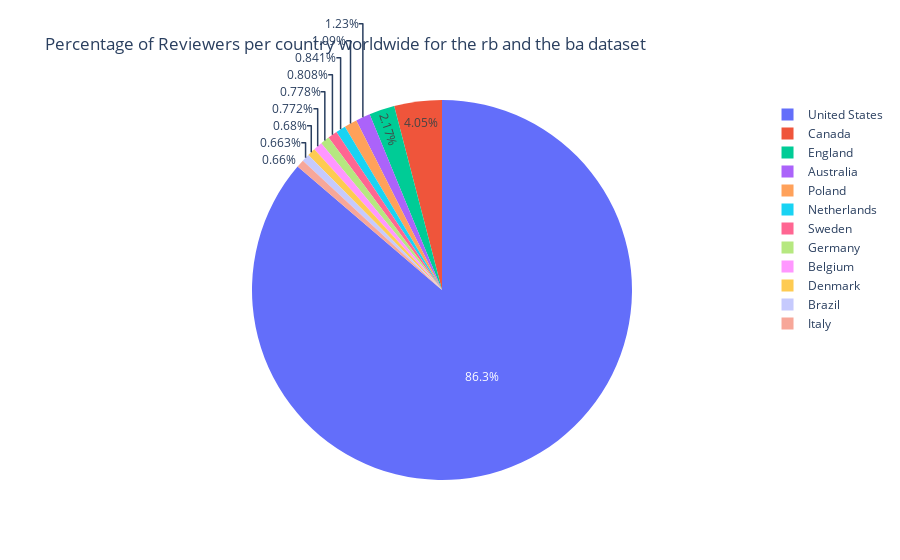
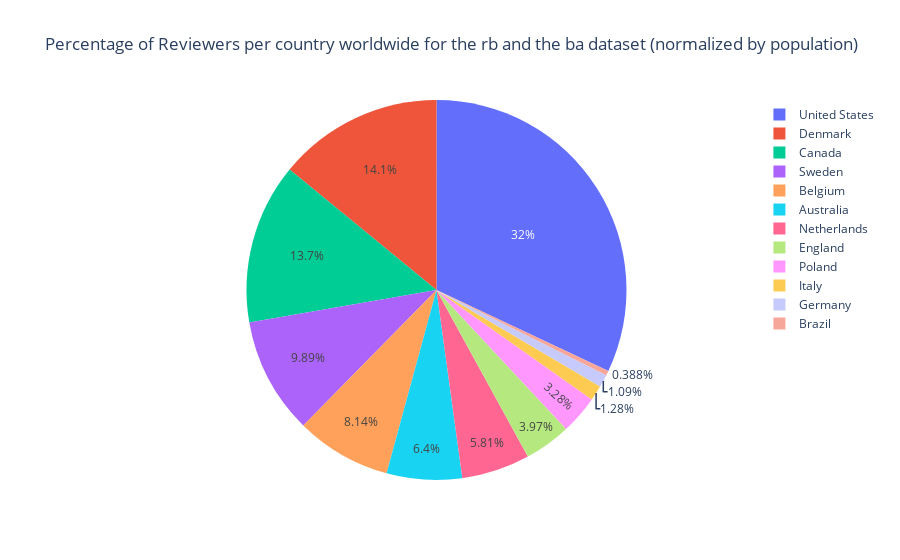

Notebook cell for these charts, in order:
### Code cell
#interractive camember plot using pyplot

#first, we will create a new dataset only for this plot where we drop the small countries with less than 100
filtered_country_info_plotA = filtered_country_info[country_info['num_users'] >= 1000]
fig = px.pie(
    filtered_country_info_plotA,
    values='num_users',
    names='country',
    title='Percentage of Reviewers per country worldwide for the rb and the ba dataset',
    labels={'country': 'Country', 'num_users': 'Number of Reviewers per countries population'}
)
fig.show()

#then we plot the same data but we normalise by the countries population
filtered_country_info_plotA['normalized_nbr_reviewers'] = (filtered_country_info_plotA['num_users'] / filtered_country_info_plotA['population_in_2010'])*100 
fig = px.pie(
    filtered_country_info_plotA,
    values='normalized_nbr_reviewers',
    names='country',
    title='Percentage of Reviewers per country worldwide for the rb and the ba dataset (normalized by population)',
    labels={'country': 'Country', 'normalized_nbr_reviewers': 'Number of Reviewers'}
)
fig.show()

### Figure 1 — Plotly figure (JSON) as saved in the notebook; plotly's stock layout.template omitted (floating-point values rounded to 4 significant figures)
{"data": [{"domain": {"x": [0, 1], "y": [0, 1]}, "hovertemplate": "Country=%{label}<br>Number of Reviewers per countries population=%{value}<extra></extra>", "labels": ["United States", "Canada", "England", "Australia", "Poland", "Netherlands", "Sweden", "Germany", "Belgium", "Denmark", "Brazil", "Italy"], "legendgroup": "", "name": "", "showlegend": true, "type": "pie", "values": [140078, 6579, 3525, 1996, 1765, 1366, 1312, 1263, 1254, 1104, 1077, 1071]}], "layout": {"legend": {"tracegroupgap": 0}, "title": {"text": "Percentage of Reviewers per country worldwide for the rb and the ba dataset"}}}

### Figure 2 — Plotly figure (JSON) as saved in the notebook; plotly's stock layout.template omitted (floating-point values rounded to 4 significant figures)
{"data": [{"domain": {"x": [0, 1], "y": [0, 1]}, "hovertemplate": "Country=%{label}<br>Number of Reviewers=%{value}<extra></extra>", "labels": ["United States", "Canada", "England", "Australia", "Poland", "Netherlands", "Sweden", "Germany", "Belgium", "Denmark", "Brazil", "Italy"], "legendgroup": "", "name": "", "showlegend": true, "type": "pie", "values": [0.04528, 0.01935, 0.005616, 0.00906, 0.00464, 0.008221, 0.01399, 0.001544, 0.01151, 0.0199, 0.0005485, 0.001807]}], "layout": {"legend": {"tracegroupgap": 0}, "title": {"text": "Percentage of Reviewers per country worldwide for the rb and the ba dataset (normalized by population)"}}}
